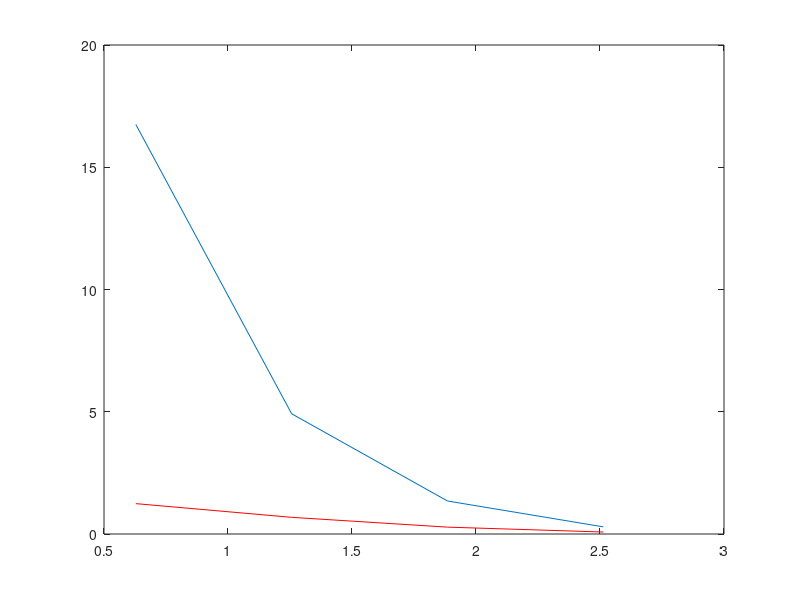

The MATLAB script that drew this image:
L=10;
k=2*pi*(1:4)/L;
sig=2.12;
sig1=1.34081;
b=2.0;
N=4;

f=exp(-0.5*k.^2*(sig^2 - 2*sig1^2))*4*pi./k;

g=0;
for j=0:N-1
    g=g+exp(-0.5*k.^2*(sig^2*b^(2*j) - 2*sig1^2));
end
g=g*2*log(b);

plot(k,f);
hold on;
plot(k,g,'r');
hold off;